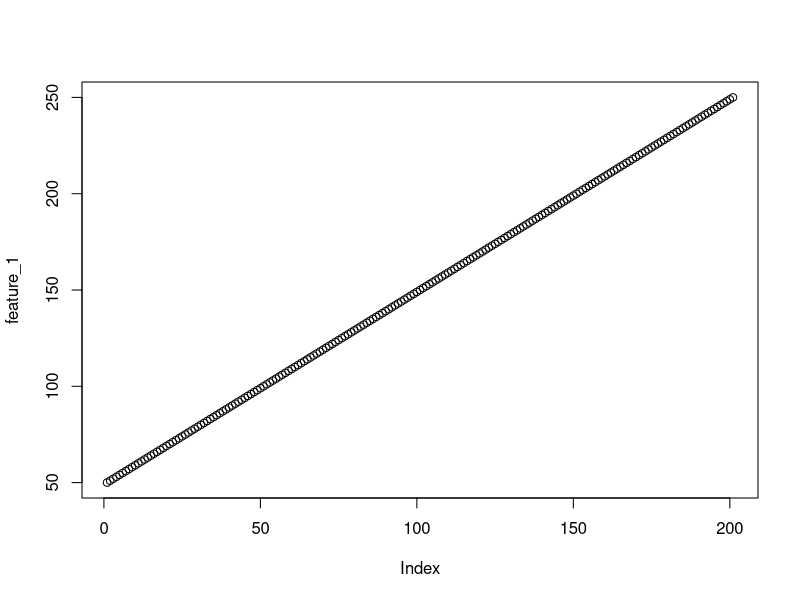

The R script that drew this image: (Note: this script raises an error after producing the figure.)
sum <- T + F
typeof(sum)
sum <- as.logical(sum)
sum

feature_1 <- c(50 : 250)
length(feature_1)
mean(feature_1)
var(feature_1)
sd(feature_1)
median(feature_1)

plot(feature_1)

a <- feature_1[6 : 22]

b <- c(feature_1[6], feature_1[13], feature_1[21 : 22], feature_1[43])

c <- c(a, b)

str <- c("joey","phoebe","monica","chandler","ross","rachel")

install.packages("stringr")
library(stringr)
str_contains(str, 'a')
ifelse(grepl("a", c), 1, 0)
